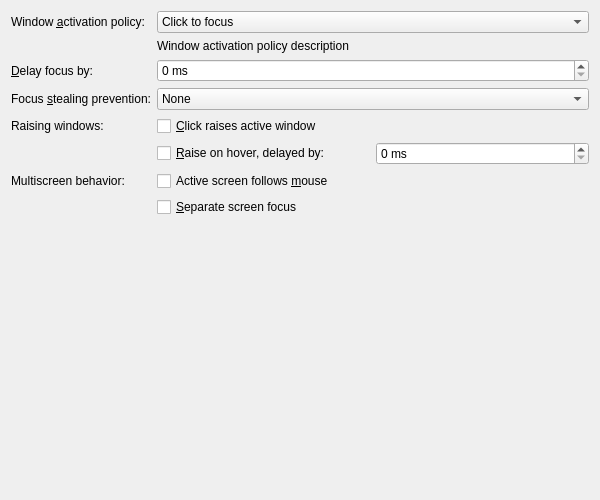
<?xml version="1.0" encoding="UTF-8"?>
<ui version="4.0">
 <class>KWinFocusConfigForm</class>
 <widget class="QWidget" name="KWinFocusConfigForm">
  <property name="geometry">
   <rect>
    <x>0</x>
    <y>0</y>
    <width>600</width>
    <height>500</height>
   </rect>
  </property>
  <layout class="QVBoxLayout" name="verticalLayout">
   <item>
    <layout class="QFormLayout" name="formLayout_1">
     <property name="formAlignment">
      <set>Qt::AlignHCenter|Qt::AlignTop</set>
     </property>
     <item row="0" column="0">
      <widget class="QLabel" name="windowFocusPolicyLabel">
       <property name="text">
        <string>Window &amp;activation policy:</string>
       </property>
       <property name="buddy">
        <cstring>windowFocusPolicy</cstring>
       </property>
      </widget>
     </item>
     <item row="0" column="1">
      <widget class="QComboBox" name="windowFocusPolicy">
       <property name="whatsThis">
        <string>With this option you can specify how and when windows will be focused.</string>
       </property>
       <item>
        <property name="text">
         <string comment="sassa asas">Click to focus</string>
        </property>
       </item>
       <item>
        <property name="text">
         <string>Click to focus (mouse precedence)</string>
        </property>
       </item>
       <item>
        <property name="text">
         <string>Focus follows mouse</string>
        </property>
       </item>
       <item>
        <property name="text">
         <string>Focus follows mouse (mouse precedence)</string>
        </property>
       </item>
       <item>
        <property name="text">
         <string>Focus under mouse</string>
        </property>
       </item>
       <item>
        <property name="text">
         <string>Focus strictly under mouse</string>
        </property>
       </item>
      </widget>
     </item>
     <item row="2" column="0">
      <widget class="QLabel" name="delayFocusOnLabel">
       <property name="text">
        <string>&amp;Delay focus by:</string>
       </property>
       <property name="alignment">
        <set>Qt::AlignRight|Qt::AlignTrailing|Qt::AlignVCenter</set>
       </property>
       <property name="buddy">
        <cstring>kcfg_DelayFocusInterval</cstring>
       </property>
      </widget>
     </item>
     <item row="2" column="1">
      <widget class="QSpinBox" name="kcfg_DelayFocusInterval">
       <property name="whatsThis">
        <string>This is the delay after which the window the mouse pointer is over will automatically receive focus.</string>
       </property>
       <property name="suffix">
        <string> ms</string>
       </property>
       <property name="minimum">
        <number>0</number>
       </property>
       <property name="maximum">
        <number>3000</number>
       </property>
       <property name="singleStep">
        <number>100</number>
       </property>
      </widget>
     </item>
     <item row="3" column="0">
      <widget class="QLabel" name="focusStealingLabel">
       <property name="text">
        <string>Focus &amp;stealing prevention:</string>
       </property>
       <property name="alignment">
        <set>Qt::AlignRight|Qt::AlignTrailing|Qt::AlignVCenter</set>
       </property>
       <property name="buddy">
        <cstring>kcfg_FocusStealingPreventionLevel</cstring>
       </property>
      </widget>
     </item>
     <item row="3" column="1">
      <widget class="KComboBox" name="kcfg_FocusStealingPreventionLevel">
       <property name="whatsThis">
        <string>&lt;html&gt;&lt;head/&gt;&lt;body&gt;&lt;p&gt;This option specifies how much KWin will try to prevent unwanted focus stealing caused by unexpected activation of new windows. (Note: This feature does not work with the &lt;span style=&quot; font-style:italic;&quot;&gt;Focus under mouse&lt;/span&gt; or &lt;span style=&quot; font-style:italic;&quot;&gt;Focus strictly under mouse&lt;/span&gt; focus policies.) &lt;/p&gt;&lt;ul style=&quot;margin-top: 0px; margin-bottom: 0px; margin-left: 0px; margin-right: 0px; -qt-list-indent: 1;&quot;&gt;&lt;li style=&quot; margin-top:12px; margin-bottom:0px; margin-left:0px; margin-right:0px; -qt-block-indent:0; text-indent:0px;&quot;&gt;&lt;span style=&quot; font-style:italic;&quot;&gt;None:&lt;/span&gt; Prevention is turned off and new windows always become activated.&lt;/li&gt;&lt;li style=&quot; margin-top:0px; margin-bottom:0px; margin-left:0px; margin-right:0px; -qt-block-indent:0; text-indent:0px;&quot;&gt;&lt;span style=&quot; font-style:italic;&quot;&gt;Low:&lt;/span&gt; Prevention is enabled; when some window does not have support for the underlying mechanism and KWin cannot reliably decide whether to activate the window or not, it will be activated. This setting may have both worse and better results than the medium level, depending on the applications.&lt;/li&gt;&lt;li style=&quot; margin-top:0px; margin-bottom:0px; margin-left:0px; margin-right:0px; -qt-block-indent:0; text-indent:0px;&quot;&gt;&lt;span style=&quot; font-style:italic;&quot;&gt;Medium:&lt;/span&gt; Prevention is enabled.&lt;/li&gt;&lt;li style=&quot; margin-top:0px; margin-bottom:0px; margin-left:0px; margin-right:0px; -qt-block-indent:0; text-indent:0px;&quot;&gt;&lt;span style=&quot; font-style:italic;&quot;&gt;High:&lt;/span&gt; New windows get activated only if no window is currently active or if they belong to the currently active application. This setting is probably not really usable when not using mouse focus policy.&lt;/li&gt;&lt;li style=&quot; margin-top:0px; margin-bottom:12px; margin-left:0px; margin-right:0px; -qt-block-indent:0; text-indent:0px;&quot;&gt;&lt;span style=&quot; font-style:italic;&quot;&gt;Extreme:&lt;/span&gt; All windows must be explicitly activated by the user.&lt;/li&gt;&lt;/ul&gt;&lt;p&gt;Windows that are prevented from stealing focus are marked as demanding attention, which by default means their taskbar entry will be highlighted. This can be changed in the Notifications control module.&lt;/p&gt;&lt;/body&gt;&lt;/html&gt;</string>
       </property>
       <item>
        <property name="text">
         <string extracomment="Focus Stealing Prevention Level">None</string>
        </property>
       </item>
       <item>
        <property name="text">
         <string extracomment="Focus Stealing Prevention Level">Low</string>
        </property>
       </item>
       <item>
        <property name="text">
         <string extracomment="Focus Stealing Prevention Level">Medium</string>
        </property>
       </item>
       <item>
        <property name="text">
         <string extracomment="Focus Stealing Prevention Level">High</string>
        </property>
       </item>
       <item>
        <property name="text">
         <string extracomment="Focus Stealing Prevention Level">Extreme</string>
        </property>
       </item>
      </widget>
     </item>
     <item row="4" column="0">
      <widget class="QLabel" name="raisingWindowsLabel">
       <property name="text">
        <string>Raising windows:</string>
       </property>
      </widget>
     </item>
     <item row="4" column="1">
      <widget class="QCheckBox" name="kcfg_ClickRaise">
       <property name="whatsThis">
        <string>When this option is enabled, the active window will be brought to the front when you click somewhere into the window contents. To change it for inactive windows, you need to change the settings in the Actions tab.</string>
       </property>
       <property name="text">
        <string>&amp;Click raises active window</string>
       </property>
      </widget>
     </item>
     <item row="5" column="1">
      <layout class="QHBoxLayout" name="horizontalLayout_1">
       <item>
        <widget class="QCheckBox" name="kcfg_AutoRaise">
         <property name="whatsThis">
          <string>When this option is enabled, a window in the background will automatically come to the front when the mouse pointer has been over it for some time.</string>
         </property>
         <property name="text">
          <string>&amp;Raise on hover, delayed by:</string>
         </property>
        </widget>
       </item>
       <item>
        <widget class="QSpinBox" name="kcfg_AutoRaiseInterval">
         <property name="whatsThis">
          <string>This is the delay after which the window that the mouse pointer is over will automatically come to the front.</string>
         </property>
         <property name="suffix">
          <string> ms</string>
         </property>
         <property name="minimum">
          <number>0</number>
         </property>
         <property name="maximum">
          <number>3000</number>
         </property>
         <property name="singleStep">
          <number>100</number>
         </property>
        </widget>
       </item>
      </layout>
     </item>
     <item row="6" column="0">
      <widget class="QLabel" name="multiscreenBehaviorLabel">
       <property name="text">
        <string>Multiscreen behavior:</string>
       </property>
      </widget>
     </item>
     <item row="6" column="1">
      <widget class="QCheckBox" name="kcfg_ActiveMouseScreen">
       <property name="whatsThis">
        <string>When this option is enabled, the active screen (where new windows appear, for example) is the screen containing the mouse pointer. When disabled, the active screen is the screen containing the focused window.</string>
       </property>
       <property name="text">
        <string>Active screen follows &amp;mouse</string>
       </property>
      </widget>
     </item>
     <item row="7" column="1">
      <widget class="QCheckBox" name="kcfg_SeparateScreenFocus">
       <property name="whatsThis">
        <string>When this option is enabled, focus operations are limited only to the active screen</string>
       </property>
       <property name="text">
        <string>&amp;Separate screen focus</string>
       </property>
      </widget>
     </item>
     <item row="1" column="1">
      <widget class="QLabel" name="windowFocusPolicyDescriptionLabel">
       <property name="minimumSize">
        <size>
         <width>280</width>
         <height>0</height>
        </size>
       </property>
       <property name="text">
        <string>Window activation policy description</string>
       </property>
       <property name="alignment">
        <set>Qt::AlignLeading|Qt::AlignLeft|Qt::AlignTop</set>
       </property>
       <property name="wordWrap">
        <bool>true</bool>
       </property>
      </widget>
     </item>
    </layout>
   </item>
   <item>
    <spacer name="verticalSpacer">
     <property name="orientation">
      <enum>Qt::Vertical</enum>
     </property>
     <property name="sizeHint" stdset="0">
      <size>
       <width>20</width>
       <height>40</height>
      </size>
     </property>
    </spacer>
   </item>
  </layout>
 </widget>
 <customwidgets>
  <customwidget>
   <class>KComboBox</class>
   <extends>QComboBox</extends>
   <header>kcombobox.h</header>
  </customwidget>
 </customwidgets>
 <resources/>
 <connections>
  <connection>
   <sender>kcfg_AutoRaise</sender>
   <signal>toggled(bool)</signal>
   <receiver>kcfg_AutoRaiseInterval</receiver>
   <slot>setEnabled(bool)</slot>
   <hints>
    <hint type="sourcelabel">
     <x>338</x>
     <y>189</y>
    </hint>
    <hint type="destinationlabel">
     <x>485</x>
     <y>189</y>
    </hint>
   </hints>
  </connection>
  <connection>
   <sender>kcfg_AutoRaise</sender>
   <signal>toggled(bool)</signal>
   <receiver>kcfg_ClickRaise</receiver>
   <slot>setDisabled(bool)</slot>
   <hints>
    <hint type="sourcelabel">
     <x>338</x>
     <y>189</y>
    </hint>
    <hint type="destinationlabel">
     <x>333</x>
     <y>155</y>
    </hint>
   </hints>
  </connection>
 </connections>
</ui>
